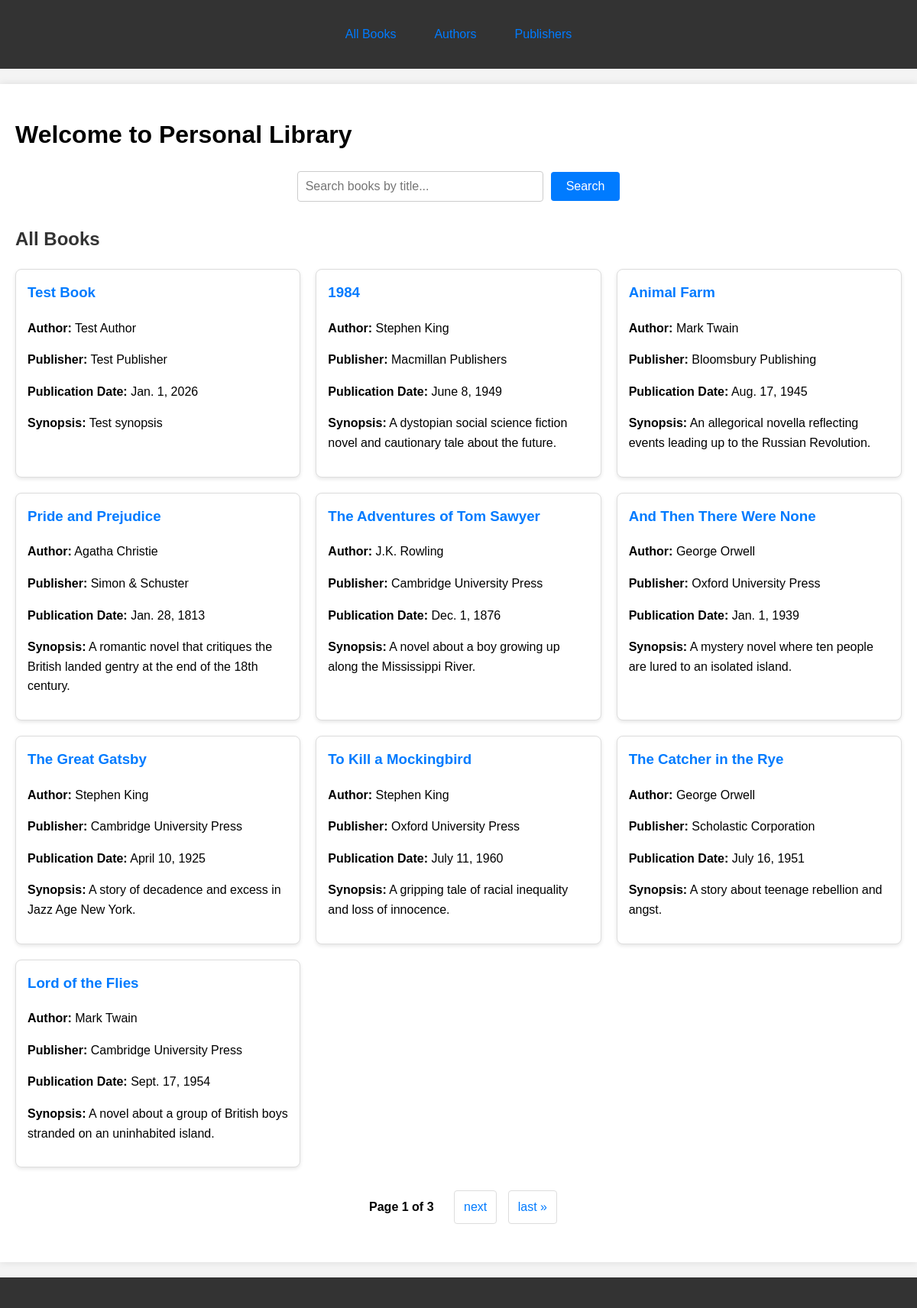
The page / on the database its author committed.
### core/models.py (models this page shows, shortened)
class Book(models.Model):
    title = models.CharField(max_length=200)
    author = models.ForeignKey(Author, on_delete=models.CASCADE)
    publisher = models.ForeignKey(Publisher, on_delete=models.SET_NULL, blank=True, null=True)
    synopsis = models.TextField()
    publication_date = models.DateField()
    cover_image = models.ImageField(upload_to='book_covers/', blank=True, null=True)

class Author(models.Model):
    name = models.CharField(max_length=200)
    biography = models.TextField(blank=True, null=True)

class Publisher(models.Model):
    name = models.CharField(max_length=200)
    country = models.CharField(max_length=100, blank=True, null=True)

### core/views.py (the view)
# urls.py: path("", views.index, name="index"),
def index(request):
    query = request.GET.get('q', '')
    if query:
        books_list = Book.objects.filter(title__icontains=query).select_related('author', 'publisher')
    else:
        books_list = Book.objects.all().select_related('author', 'publisher')
    paginator = Paginator(books_list, 10)
    page_number = request.GET.get('page')
    page_obj = paginator.get_page(page_number)
    context = {
        'books': page_obj,
        'query': query,
        'is_paginated': page_obj.has_other_pages(),
        'page_obj': page_obj,
    }
    return render(request, 'core/index.html', context)

### core/templates/core/index.html (shortened to what this page needs)
{% extends 'core/base.html' %}
{% block header %}
    <div>
        <ul class="nav-list">
            <li><a href="/">All Books</a></li>
            <li><a href="/authors/">Authors</a></li>
            <li><a href="/publishers/">Publishers</a></li>
        </ul>
    </div>
{% endblock %}
{% block content %}
<div class="container">
    <h1>Welcome to Personal Library</h1>
    <form method="GET" class="search-form">
        <div class="search-container">
            <input type="text" name="q" value="{{ query }}" placeholder="Search books by title..." class="search-input">
            <button type="submit" class="search-button">Search</button>
        </div>
    </form>
    <div class="books-section">
        <h2>{% if query %}Search Results for "{{ query }}"{% else %}All Books{% endif %}</h2>
        {% if books %}
            <div class="books-grid">
                {% for book in books %}
                    <div class="book-item">
                        <h3>{{ book.title }}</h3>
                        <p><strong>Author:</strong> {{ book.author.name }}</p>
                        <p><strong>Publisher:</strong> {{ book.publisher.name|default:"N/A" }}</p>
                        <p><strong>Publication Date:</strong> {{ book.publication_date }}</p>
                        <p><strong>Synopsis:</strong> {{ book.synopsis|truncatewords:30 }}</p>
                    </div>
                {% endfor %}
            </div>
            {% if is_paginated %}
                <div class="pagination">
                    <span class="page-links">
                        <span class="current">
                            Page {{ page_obj.number }} of {{ page_obj.paginator.num_pages }}
                        </span>
                        {% if page_obj.has_next %}
                            <a href="?q={{ query }}&page={{ page_obj.next_page_number }}">next</a>
                            <a href="?q={{ query }}&page={{ page_obj.paginator.num_pages }}">last &raquo;</a>
                        {% endif %}
                    </span>
                </div>
            {% endif %}
        {% endif %}
    </div>
</div>
{% endblock %}

### static/css/style.css (style rules this page uses)
body { font-family: Arial, sans-serif; margin: 0; padding: 0; line-height: 1.6; background-color: #f4f4f4; }
.container { max-width: 100%; }
.search-form { margin-bottom: 20px; text-align: center; }
.search-container { display: flex; justify-content: center; align-items: center; gap: 10px; }
.search-input { padding: 10px; font-size: 16px; border: 1px solid #ccc; border-radius: 4px; width: 300px; }
.search-button { padding: 10px 20px; background-color: #007bff; color: white; border: none; border-radius: 4px; cursor: pointer; font-size: 16px; }
.nav-list { list-style: none; padding: 0; display: flex; justify-content: center; gap: 20px; }
.nav-list li { display: inline; }
.nav-list a { text-decoration: none; color: #007bff; padding: 10px 15px; border-radius: 4px; transition: background-color 0.3s; }
.books-section h2 { margin-top: 30px; color: #333; }
.books-grid { display: grid; grid-template-columns: repeat(auto-fill, minmax(300px, 1fr)); gap: 20px; margin-top: 20px; }
.book-item { border: 1px solid #ddd; border-radius: 8px; padding: 15px; background-color: #fff; box-shadow: 0 2px 5px rgba(0,0,0,0.1); }
.book-item h3 { margin-top: 0; color: #007bff; }
.pagination { margin: 30px 0; text-align: center; }
.pagination .page-links a { display: inline-block; padding: 8px 12px; margin: 0 5px; text-decoration: none; border: 1px solid #ddd; border-radius: 4px; color: #007bff; }
.pagination .current { display: inline-block; padding: 8px 12px; margin: 0 5px; font-weight: bold; }

### rows shown on the page
Book: title "Test Book", author.name "Test Author", publisher.name "Test Publisher", publication_date "Jan. 1, 2026", synopsis "Test synopsis"
Book: title "1984", author.name "Stephen King", publisher.name "Macmillan Publishers", publication_date "June 8, 1949", synopsis "A dystopian social science fiction novel and cautionary tale about the future."
Book: title "Animal Farm", author.name "Mark Twain", publisher.name "Bloomsbury Publishing", publication_date "Aug. 17, 1945", synopsis "An allegorical novella reflecting events leading up to the Russian Revolution."
Book: title "Pride and Prejudice", author.name "Agatha Christie", publisher.name "Simon & Schuster", publication_date "Jan. 28, 1813", synopsis "A romantic novel that critiques the British landed gentry at the end of the 18th century."
Book: title "The Adventures of Tom Sawyer", author.name "J.K. Rowling", publisher.name "Cambridge University Press", publication_date "Dec. 1, 1876", synopsis "A novel about a boy growing up along the Mississippi River."
Book: title "And Then There Were None", author.name "George Orwell", publisher.name "Oxford University Press", publication_date "Jan. 1, 1939", synopsis "A mystery novel where ten people are lured to an isolated island."
Book: title "The Great Gatsby", author.name "Stephen King", publisher.name "Cambridge University Press", publication_date "April 10, 1925", synopsis "A story of decadence and excess in Jazz Age New York."
Book: title "To Kill a Mockingbird", author.name "Stephen King", publisher.name "Oxford University Press", publication_date "July 11, 1960", synopsis "A gripping tale of racial inequality and loss of innocence."
Book: title "The Catcher in the Rye", author.name "George Orwell", publisher.name "Scholastic Corporation", publication_date "July 16, 1951", synopsis "A story about teenage rebellion and angst."
Book: title "Lord of the Flies", author.name "Mark Twain", publisher.name "Cambridge University Press", publication_date "Sept. 17, 1954", synopsis "A novel about a group of British boys stranded on an uninhabited island."

### other values the page prints
{{ page_obj.number }} "1"
{{ page_obj.paginator.num_pages }} "3"
